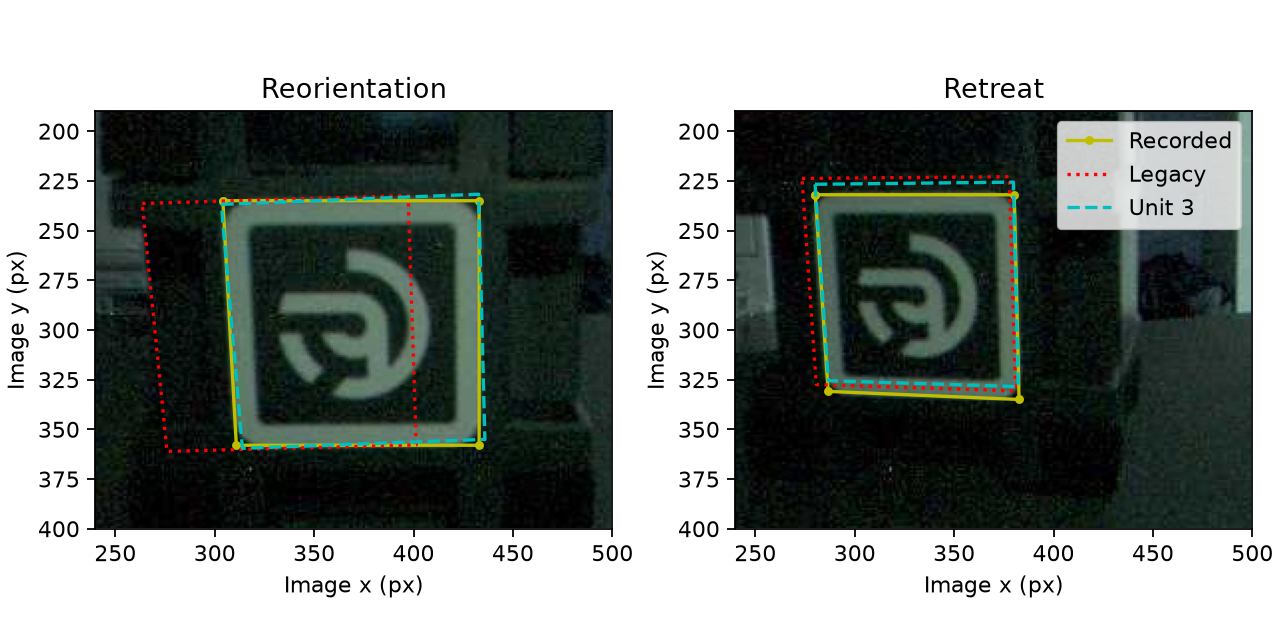

Recreate this plot in Python.
"""Transfer real marker corners between settled views through the simulated camera."""
import csv
import json
from pathlib import Path

import cv2
import matplotlib.pyplot as plt
import mujoco
import numpy as np
from scipy.spatial.transform import Rotation

here = Path(__file__).resolve().parent
web = here.parents[1] / "web"
cal = json.loads((web / "camera_calibration_vector2.json").read_text())
model = mujoco.MjModel.from_xml_path(str(web / "public/robot/vector2/vector-free-shelf.xml"))
data = mujoco.MjData(model)
square = 0.0115 * np.array([[-1,-1,0],[1,-1,0],[1,1,0],[-1,1,0]])
cv_axes = np.diag([1,-1,-1])


def camera_pose(sample):
    s = sample["state"]
    data.joint("root").qpos[:3] = [0.001*s["xy"][0], 0.001*s["xy"][1], 0]
    data.joint("root").qpos[3:] = Rotation.from_euler("z", s["yaw"], degrees=True).as_quat(scalar_first=True)
    data.joint("head_joint").qpos[0] = s["head"]
    mujoco.mj_forward(model, data)
    cam = data.camera("head_cam")
    return cam.xpos.copy(), cam.xmat.reshape(3,3) @ cv_axes


def predict(first, last, K):
    assert first["state"]["origin"] == last["state"]["origin"]
    xy = np.asarray(first["quad"])
    ok, r, t = cv2.solvePnP(square, xy, K, None, flags=cv2.SOLVEPNP_ITERATIVE)
    assert ok
    points = square @ cv2.Rodrigues(r)[0].T + t.ravel()
    p, R = camera_pose(first)
    q, S = camera_pose(last)
    end = (points @ R.T + p - q) @ S
    assert np.all(end[:,2] > 0)
    projected = end @ K.T
    return projected[:,:2] / projected[:,2,None]


picks = json.loads((here.parent / "unit3-paired-cube-push/endpoint-picks.json").read_text())
on = [p for p in picks if p["camera"] == "on"]
pairs = [("Reorientation",on[1],on[2])]
pairs += [(f"Rest {i}",on[2*i+1],on[2*i+2]) for i in range(1,4)]
pairs.append(("Retreat",*json.loads((here/"retreat.json").read_text())))
models = {
    "Legacy": np.array([[537.,0,400],[0,537.,300],[0,0,1]]),
    "Unit 3": np.array([[cal["fx_px"],0,cal["cx_px"]],[0,cal["fy_px"],cal["cy_px"]],[0,0,1]])
}
rows = []
fig, axes = plt.subplots(1,2, figsize=(8,4), layout="constrained")
for name, a, b in pairs:
    observed = np.array(b["quad"])
    curves = {"Recorded":observed}
    for label, K in models.items():
        uv = predict(a,b,K)
        curves[label] = uv
        for i, (actual, predicted) in enumerate(zip(observed, uv)):
            rows.append([name,label,i,*actual,*predicted,np.linalg.norm(actual-predicted)])
    if name in ("Reorientation","Retreat"):
        ax = axes[int(name=="Retreat")]
        crop = plt.imread(here / f"{name.lower()}-crop.jpg")
        ax.imshow(crop, extent=(239.5,499.5,399.5,189.5))
        for (label, uv), style in zip(curves.items(),["y.-","r:","c--"]):
            ax.plot(*uv[[0,1,2,3,0]].T, style, label=label)
        ax.set(title=name, xlabel="Image x (px)", ylabel="Image y (px)", aspect="equal")
        ax.set(xlim=(240,500), ylim=(400,190))
axes[1].legend()
fig.savefig(here/"reprojection.png",dpi=160)
with (here/"reprojection.csv").open("w") as f:
    w = csv.writer(f,lineterminator="\n")
    w.writerow("move,camera,corner,u_obs,v_obs,u_pred,v_pred,error_px".split(","))
    w.writerows(rows)
for name, _, _ in pairs:
    print(name, [round(np.sqrt(np.mean([r[-1]**2 for r in rows if r[:2]==[name,label]])),2) for label in models])
